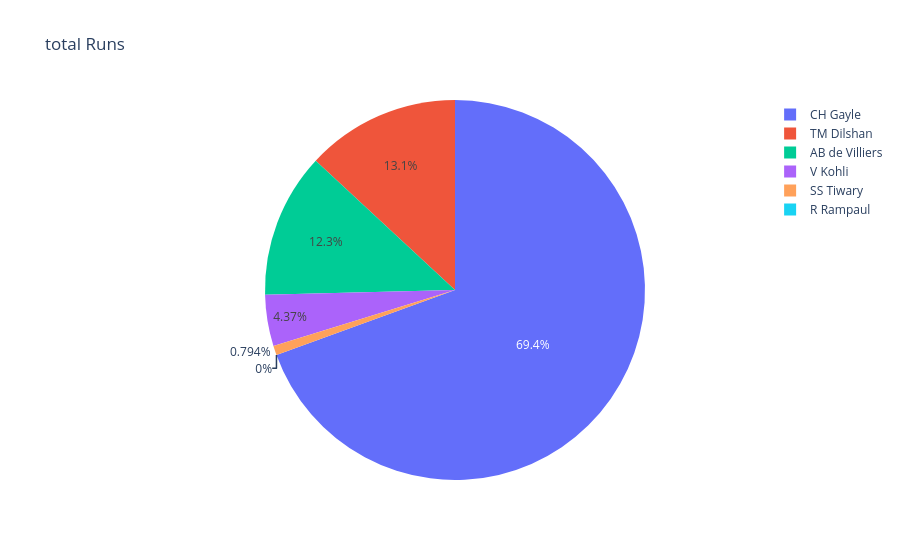

The notebook cell this image was saved under:
### Code cell
# • Pie Chart
df = pd.read_csv('gayle-175.csv')
px.pie(df , values='batsman_runs', names='batsman', title="total Runs ")

### Figure 1 — Plotly figure (JSON) as saved in the notebook; plotly's stock layout.template omitted (floating-point values rounded to 4 significant figures)
{"data": [{"domain": {"x": [0, 1], "y": [0, 1]}, "hovertemplate": "batsman=%{label}<br>batsman_runs=%{value}<extra></extra>", "labels": ["AB de Villiers", "CH Gayle", "R Rampaul", "SS Tiwary", "TM Dilshan", "V Kohli"], "legendgroup": "", "name": "", "showlegend": true, "type": "pie", "values": [31, 175, 0, 2, 33, 11]}], "layout": {"legend": {"tracegroupgap": 0}, "title": {"text": "total Runs "}}}
